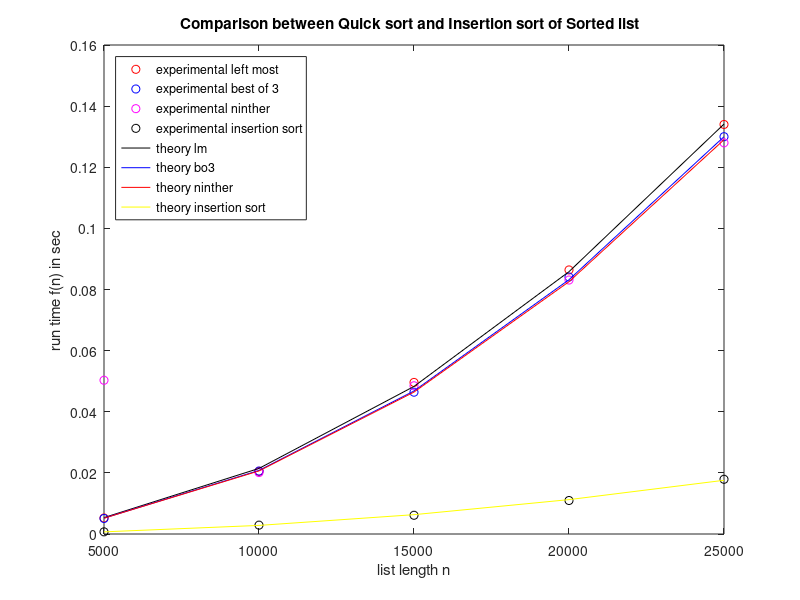
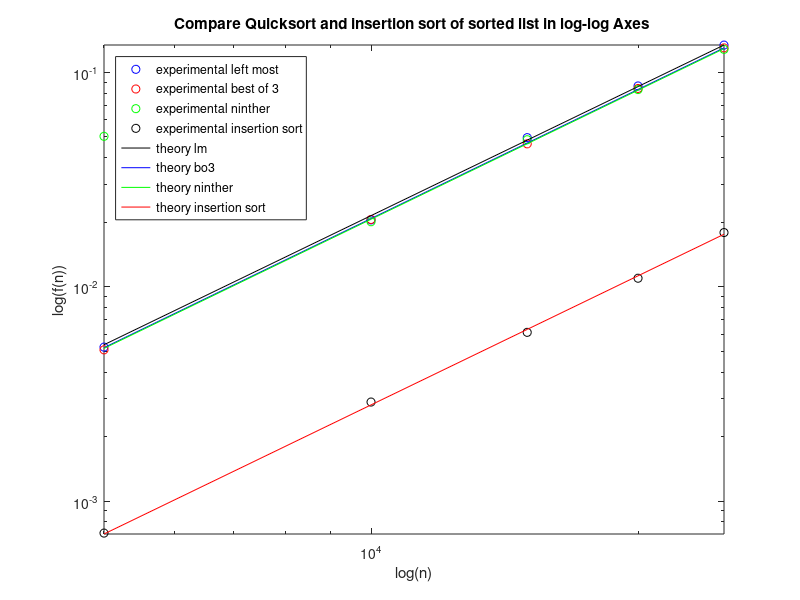

Reproduce these figures in MATLAB, in order.
n = [5000, 10000, 15000,20000,25000];

# Set vectors for the results of each algorithm

exp_time1_lm=[0.00523,0.0205,0.0496,0.0864,0.134];
exp_time1_bo3=[0.00508,0.0206,0.0464, 0.0841,0.130];
exp_time1_ninther=[0.0503,0.0201,0.0485,0.0831,0.128]; 
exp_time1_insort=[0.00071,0.0029,0.00613,0.01096,0.0179];

% Estimated theoretical C values based on an average of experimental values.

C_1_lm=0.0000000002146;
C_1_bo3=0.000000000208;
C_1_ninther=0.0000000002064;
C_1_insort=0.00000000002812;

% Theoretical Run Times

theory_lm=C_1_lm* n .^2;
theory_bo3=C_1_bo3*n .^2;
theory_ninther=C_1_ninther*n .^2;
theory_insort=C_1_insort*n .^2;

% Plot all the trends
figure(1)
clf
plot( n, exp_time1_lm, 'ro' )

hold on
plot( n, exp_time1_bo3, 'bo')
plot( n, exp_time1_ninther, 'mo' )
plot( n, exp_time1_insort, 'ko' )
plot( n, theory_lm, 'k-')
plot( n, theory_bo3, 'b-')
plot( n, theory_ninther, 'r-')
plot( n, theory_insort, 'y-')

hold off

% Make a legend for the trends
legend( 'experimental left most', 'experimental best of 3', 'experimental ninther', 'experimental insertion sort','theory lm', 
'theory bo3', 'theory ninther', 'theory insertion sort','Location', 'northwest' )

% Format axes and title
xlabel( ' list length n ' )
ylabel( 'run time f(n) in sec' )
title( 'Comparison between Quick sort and Insertion sort of Sorted list  ' )

set( gcf, 'Color', [ 1 1 1 ] )

% Plot all the trends on a loglog plot.
figure(2)
clf
loglog( n, exp_time1_lm, 'bo' )

hold on
loglog( n, exp_time1_bo3, 'ro')
loglog( n, exp_time1_ninther, 'go' )
loglog( n, exp_time1_insort, 'ko' )
loglog( n, theory_lm, 'k-')
loglog( n, theory_bo3, 'b-')
loglog( n, theory_ninther, 'g-')
loglog( n, theory_insort, 'r-')
hold off
%set axis label
xlabel('log(n)')
ylabel('log(f(n))')
%set axis title
title('Compare Quicksort and insertion sort of sorted list in log-log Axes ')
%set axis legend

legend( 'experimental left most', 'experimental best of 3', 'experimental ninther', 'experimental insertion sort','theory lm', 
'theory bo3', 'theory ninther', 'theory insertion sort','Location', 'northwest' )

axis tight